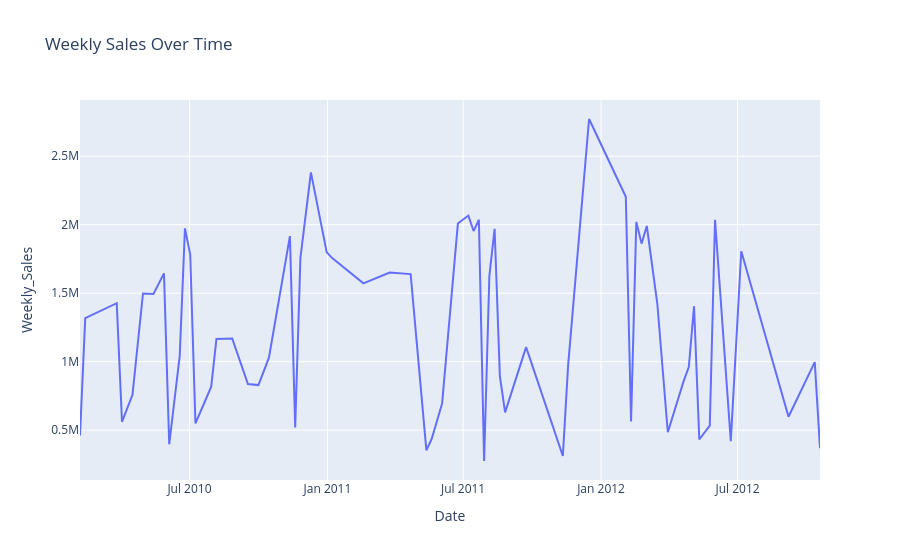

Notebook source saved alongside this figure:
### Code cell
px.line(df_date_mean, x="Date", y="Weekly_Sales", title="Weekly Sales Over Time")
